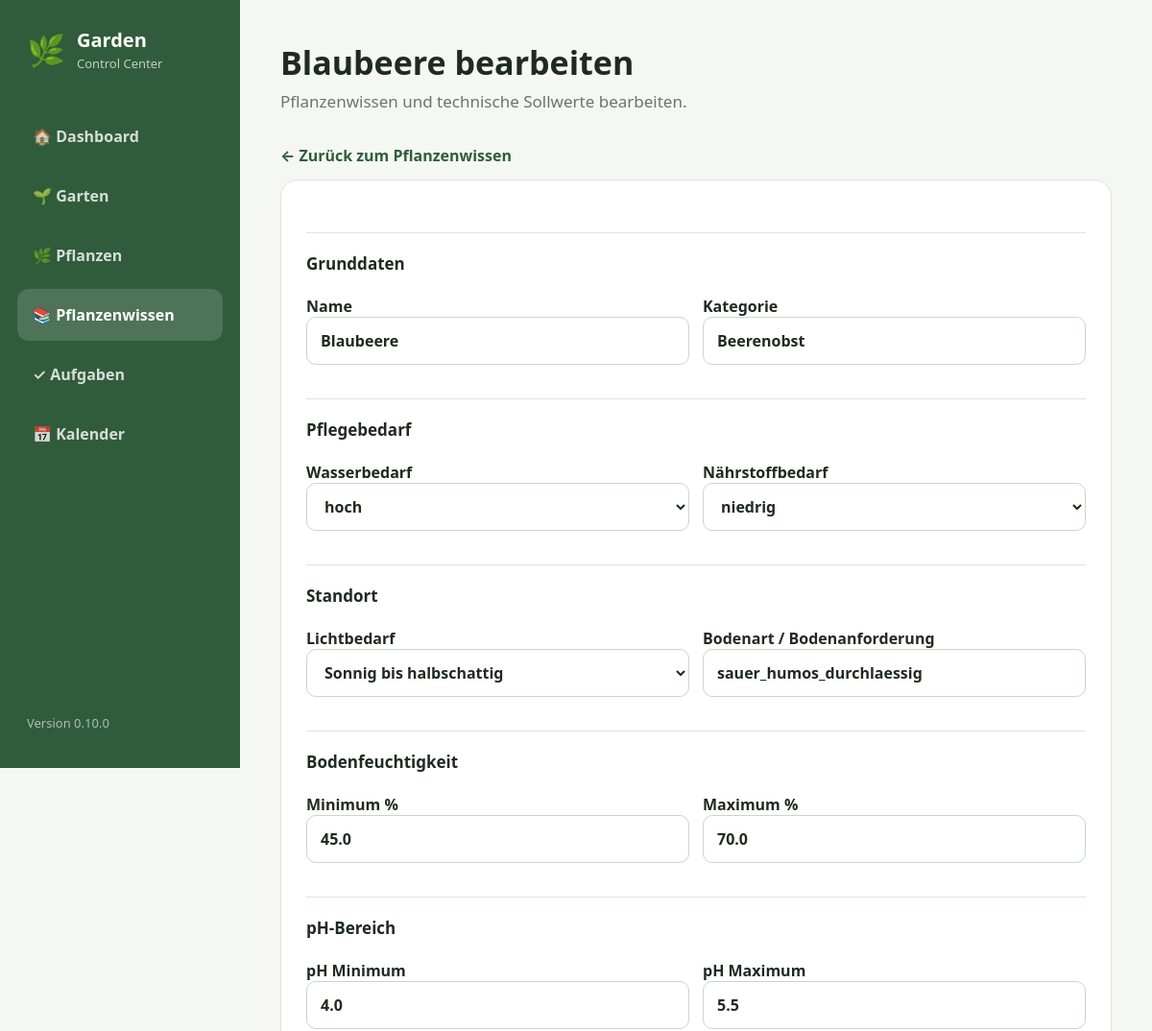
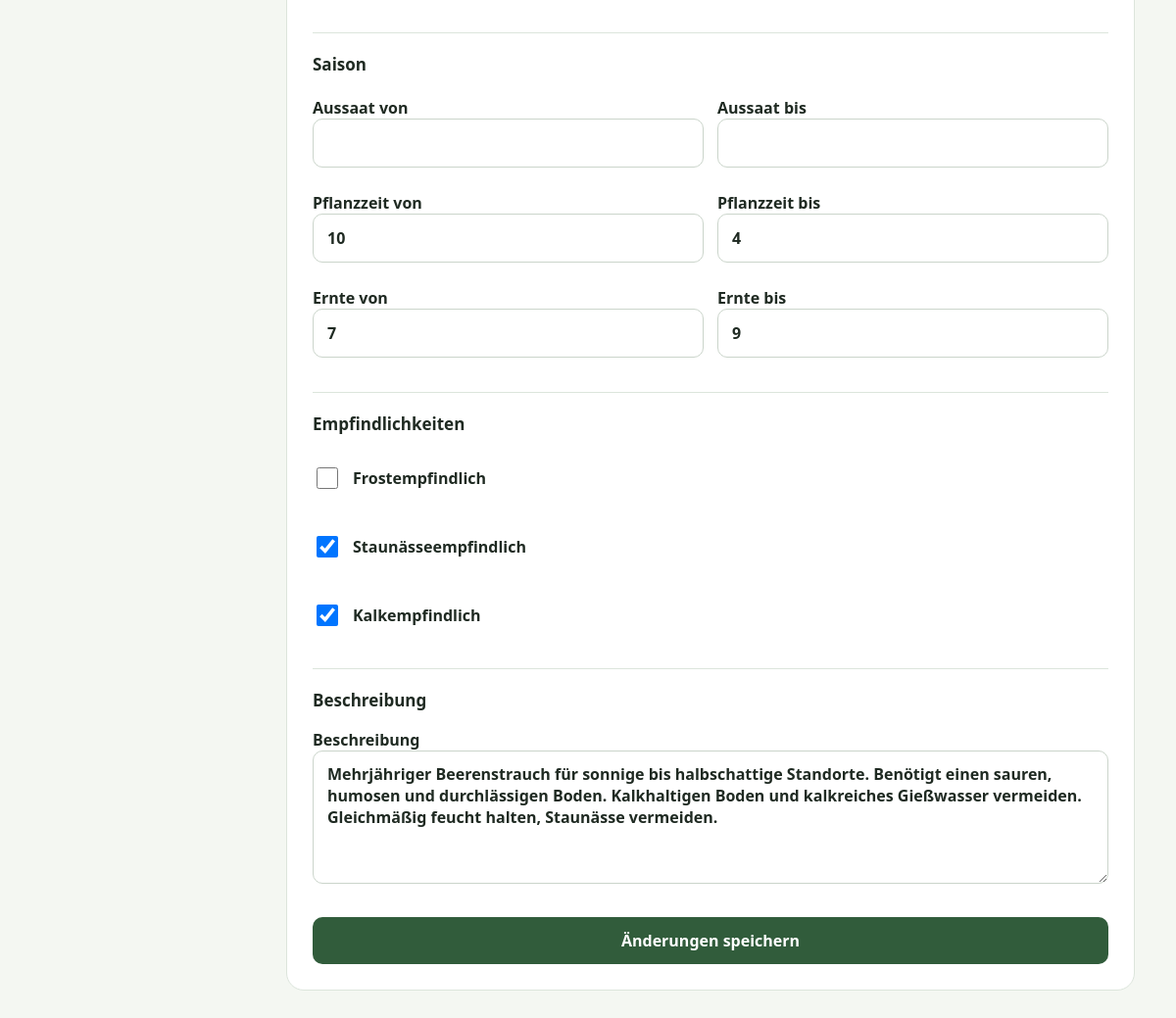
/plant-library/4/edit, run on the app's committed database (2 pictures, top to bottom).
### app/models/plant_species.py (models this page shows)
class PlantSpecies(Base):
    __tablename__ = "plant_species"
    id: Mapped[int] = mapped_column(
        Integer,
        primary_key=True,
        index=True,
    )
    name: Mapped[str] = mapped_column(
        String(100),
        nullable=False,
        unique=True,
    )
    category: Mapped[str] = mapped_column(
        String(50),
        nullable=False,
    )
    sowing_start: Mapped[int | None] = mapped_column(
        Integer,
        nullable=True,
    )
    sowing_end: Mapped[int | None] = mapped_column(
        Integer,
        nullable=True,
    )
    planting_start: Mapped[int | None] = mapped_column(
        Integer,
        nullable=True,
    )
    planting_end: Mapped[int | None] = mapped_column(
        Integer,
        nullable=True,
    )
    harvest_start: Mapped[int | None] = mapped_column(
        Integer,
        nullable=True,
    )
    harvest_end: Mapped[int | None] = mapped_column(
        Integer,
        nullable=True,
    )
    water_need: Mapped[str] = mapped_column(
        String(20),
        default="mittel",
        nullable=False,
    )
    nutrient_need: Mapped[str] = mapped_column(
        String(20),
        default="mittel",
        nullable=False,
    )
    light_requirement: Mapped[str | None] = mapped_column(
        String(30),
        nullable=True,
    )
    soil_type: Mapped[str | None] = mapped_column(
        String(100),
        nullable=True,
    )
    soil_moisture_min: Mapped[float | None] = mapped_column(
        Float,
        nullable=True,
    )
    soil_moisture_max: Mapped[float | None] = mapped_column(
        Float,
        nullable=True,
    )
    soil_ph_min: Mapped[float | None] = mapped_column(
        Float,
        nullable=True,
    )
    soil_ph_max: Mapped[float | None] = mapped_column(
        Float,
        nullable=True,
    )
    frost_sensitive: Mapped[bool] = mapped_column(
        Boolean,
        default=False,
        nullable=False,
    )
    waterlogging_sensitive: Mapped[bool] = mapped_column(
        Boolean,
        default=False,
        nullable=False,
    )
    lime_sensitive: Mapped[bool] = mapped_column(
        Boolean,
        default=False,
        nullable=False,
    )
    description: Mapped[str | None] = mapped_column(
        Text,
        nullable=True,
    )
    created_at: Mapped[datetime] = mapped_column(
        DateTime,
        default=datetime.now,
    )
    plants: Mapped[list["Plant"]] = relationship(
        back_populates="species",
    )
    care_rules: Mapped[list["CareRule"]] = relationship(
        back_populates="species",
    )

### app/routers/plant_library.py (the view)
@router.get(
    "/plant-library/{species_id}/edit",
    response_class=HTMLResponse,
)
async def edit_plant_species_page(
    species_id: int,
    request: Request,
    db: Session = Depends(get_db),
):
    species = db.get(PlantSpecies, species_id)
    if species is None:
        return RedirectResponse(
            "/plant-library",
            status_code=303,
        )
    return templates.TemplateResponse(
        request=request,
        name="edit_plant_species.html",
        context={
            "page": "edit_plant_species",
            "app_name": APP_NAME,
            "version": APP_VERSION,
            "species": species,
        },
    )

### app/templates/edit_plant_species.html (shortened to what this page needs)
{% extends "base.html" %}
{% block content %}
<header class="page-header">
            <div>
                <h1>{{ species.name }} bearbeiten</h1>
                <p>
                    Pflanzenwissen und technische Sollwerte bearbeiten.
                </p>
            </div>
        </header>
        <a href="/plant-library" class="back-link">
            ← Zurück zum Pflanzenwissen
        </a>
        <form
            method="post"
            action="/plant-library/{{ species.id }}/edit"
            class="form-card"
        >
            <h2 class="form-section-title">
                Grunddaten
            </h2>
            <div class="form-row">
                <label>
                    Name
                    <input
                        type="text"
                        name="name"
                        value="{{ species.name }}"
                        required
                    >
                </label>
                <label>
                    Kategorie
                    <input
                        type="text"
                        name="category"
                        value="{{ species.category }}"
                        required
                    >
                </label>
            </div>
            <h2 class="form-section-title">
                Pflegebedarf
            </h2>
            <div class="form-row">
                <label>
                    Wasserbedarf
                    <select name="water_need">
                        <option value="hoch"
                            {% if species.water_need == "hoch" %}selected{% endif %}>
                            hoch
                        </option>
                    </select>
                </label>
                <label>
                    Nährstoffbedarf
                    <select name="nutrient_need">
                        <option value="niedrig"
                            {% if species.nutrient_need == "niedrig" %}selected{% endif %}>
                            niedrig
                        </option>
                    </select>
                </label>
            </div>
            <h2 class="form-section-title">
                Standort
            </h2>
            <div class="form-row">
                <label>
                    Lichtbedarf
                    <select name="light_requirement">
                        <option value="sonnig_halbschattig"
                            {% if species.light_requirement == "sonnig_halbschattig" %}selected{% endif %}>
                            Sonnig bis halbschattig
                        </option>
                    </select>
                </label>
                <label>
                    Bodenart / Bodenanforderung
                    <input
                        type="text"
                        name="soil_type"
                        value="{{ species.soil_type or '' }}"
                        placeholder="z. B. sauer, humos, durchlässig"
                    >
                </label>
            </div>
            <h2 class="form-section-title">
                Bodenfeuchtigkeit
            </h2>
            <div class="form-row">
                <label>
                    Minimum %
                    <input
                        type="number"
                        name="soil_moisture_min"
                        min="0"
                        max="100"
                        step="0.1"
                        value="{{ species.soil_moisture_min if species.soil_moisture_min is not none else '' }}"
                    >
                </label>
                <label>
                    Maximum %
                    <input
                        type="number"
                        name="soil_moisture_max"
                        min="0"
                        max="100"
                        step="0.1"
                        value="{{ species.soil_moisture_max if species.soil_moisture_max is not none else '' }}"
                    >
                </label>
            </div>
            <h2 class="form-section-title">
                pH-Bereich
            </h2>
            <div class="form-row">
                <label>
                    pH Minimum
                    <input
                        type="number"
                        name="soil_ph_min"
                        min="0"
                        max="14"
                        step="0.1"
                        value="{{ species.soil_ph_min if species.soil_ph_min is not none else '' }}"
                    >
                </label>
                <label>
                    pH Maximum
                    <input
                        type="number"
                        name="soil_ph_max"
                        min="0"
                        max="14"
                        step="0.1"
                        value="{{ species.soil_ph_max if species.soil_ph_max is not none else '' }}"
                    >
                </label>
            </div>
            <h2 class="form-section-title">
                Saison
            </h2>
            <div class="form-row">
                <label>
                    Aussaat von
                    <input
                        type="number"
                        name="sowing_start"
                        min="1"
                        max="12"
                        value="{{ species.sowing_start or '' }}"
                    >
                </label>
                <label>
                    Aussaat bis
                    <input
                        type="number"
                        name="sowing_end"
                        min="1"
                        max="12"
                        value="{{ species.sowing_end or '' }}"
                    >
                </label>
            </div>
            <div class="form-row">
                <label>
                    Pflanzzeit von
                    <input
                        type="number"
                        name="planting_start"
                        min="1"
                        max="12"
                        value="{{ species.planting_start or '' }}"
                    >
                </label>
                <label>
                    Pflanzzeit bis
                    <input
                        type="number"
                        name="planting_end"
                        min="1"
                        max="12"
                        value="{{ species.planting_end or '' }}"
                    >
                </label>
            </div>
            <div class="form-row">
                <label>
                    Ernte von
                    <input
                        type="number"
                        name="harvest_start"
                        min="1"
                        max="12"
                        value="{{ species.harvest_start or '' }}"
                    >
                </label>
                <label>
                    Ernte bis
                    <input
                        type="number"
                        name="harvest_end"
                        min="1"
                        max="12"
                        value="{{ species.harvest_end or '' }}"
                    >
                </label>
            </div>
            <h2 class="form-section-title">
                Empfindlichkeiten
            </h2>
            <label class="checkbox-label">
                <input
                    type="checkbox"
                    name="frost_sensitive"
                >
                Frostempfindlich
            </label>
            <label class="checkbox-label">
                <input
                    type="checkbox"
                    name="waterlogging_sensitive"
                    {% if species.waterlogging_sensitive %}checked{% endif %}
                >
                Staunässeempfindlich
            </label>
            <label class="checkbox-label">
                <input
                    type="checkbox"
                    name="lime_sensitive"
                    {% if species.lime_sensitive %}checked{% endif %}
                >
                Kalkempfindlich
            </label>
            <h2 class="form-section-title">
                Beschreibung
            </h2>
            <label>
                Beschreibung
                <textarea
                    name="description"
                    rows="5"
                >{{ species.description or '' }}</textarea>
            </label>
            <button
                type="submit"
                class="primary-button"
            >
                Änderungen speichern
            </button>
        </form>
{% endblock %}

### app/static/css/style.css (style rules this page uses)
:root { --background: #f4f7f2; --surface: #ffffff; --primary: #315c3b; --primary-dark: #24482d; --primary-light: #e8f1e9; --text: #1f2a22; --muted: #6b756d; --border: #dce5dc; --danger: #a83a3a; --danger-background: #faeeee; --radius: 18px; }
* { box-sizing: border-box; }
html, body { margin: 0; min-height: 100%; }
body { font-family: system-ui, -apple-system, BlinkMacSystemFont, "Segoe UI", sans-serif; background: var(--background); color: var(--text); }
a { color: inherit; text-decoration: none; }
button, input, select, textarea { font: inherit; }
.page-header { margin-bottom: 34px; }
.page-header h1 { margin: 0 0 6px; font-size: 34px; }
.page-header p { margin: 0; color: var(--muted); font-size: 17px; }
h2 { margin-top: 0; }
.form-card { padding: 26px; background: var(--surface); border: 1px solid var(--border); border-radius: var(--radius); }
form label { display: block; margin: 18px 0 7px; font-weight: 650; }
input, select, textarea { width: 100%; min-height: 50px; padding: 12px 14px; border: 1px solid #cbd5cb; border-radius: 10px; background: white; color: var(--text); outline: none; }
textarea { resize: vertical; }
button { min-height: 48px; padding: 11px 18px; border: 0; border-radius: 10px; cursor: pointer; font-weight: 650; }
.primary-button { width: 100%; margin-top: 22px; background: var(--primary); color: white; }
.form-row { display: grid; grid-template-columns: repeat(2, minmax(0, 1fr)); gap: 14px; }
.form-section-title { margin: 28px 0 4px; padding-top: 20px; border-top: 1px solid var(--border); font-size: 17px; }
.checkbox-label { min-height: 52px; display: flex; align-items: center; gap: 12px; }
.checkbox-label input { width: 22px; height: 22px; min-height: auto; }
.back-link { display: inline-block; margin-bottom: 14px; color: var(--primary); font-weight: 650; }

### data on the page
PlantSpecies: name "Blaubeere", category "Beerenobst", water_need "hoch", nutrient_need "niedrig", light_requirement "Sonnig bis halbschattig", soil_type "sauer_humos_durchlaessig", soil_moisture_min "45.0", soil_moisture_max "70.0", soil_ph_min "4.0", soil_ph_max "5.5", planting_start "10", planting_end "4", harvest_start "7", harvest_end "9", waterlogging_sensitive "☑", lime_sensitive "☑", description "Mehrjähriger Beerenstrauch für sonnige bis halbschattige Standorte. Benötigt einen sauren, humosen und durchlässigen Boden. Kalkhaltigen Boden und kalkreiches Gießwasser vermeiden. Gleichmäßig feucht halten, Staunässe vermeiden."

### other printed values
{{ version }} "0.10.0"
